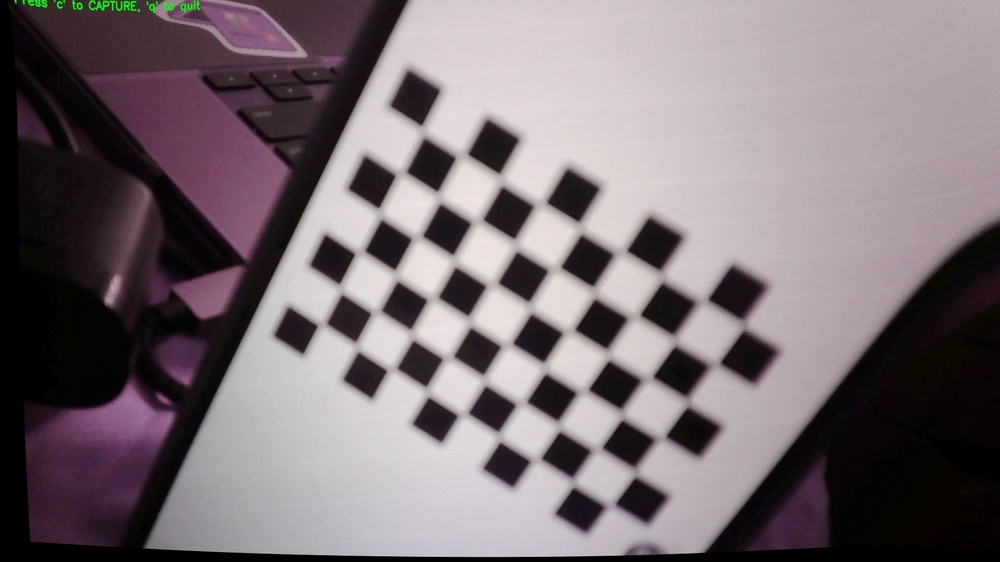
#> input picture data/calib/undist_example.jpg, 1000 x 562 px, shrunk from 1920 x 1080 before the run, given in place of the camera
$ python generate_depth_graph.py
#> lines starting #> are read from the running program, lines starting #| are printed output that depends on the picture
#!/usr/bin/env python3
"""
Generate depth graph from stereo cameras using feature matching.
Works with current camera setup without requiring pre-calibration.
"""

import cv2
import numpy as np
import matplotlib
matplotlib.use('Agg')
import matplotlib.pyplot as plt
from mpl_toolkits.mplot3d import Axes3D
from pathlib import Path

def capture_stereo_images(cam_left=0, cam_right=1):
    """Capture images from two cameras."""
    print(f"Capturing from cameras {cam_left} and {cam_right}...")

    cap_left = cv2.VideoCapture(cam_left)
    cap_right = cv2.VideoCapture(cam_right)

    if not cap_left.isOpened() or not cap_right.isOpened():
        print("Error: Could not open cameras")
        return None, None

    # Warm up cameras
    for _ in range(5):
        cap_left.read()
        cap_right.read()

    ret_left, img_left = cap_left.read()
    ret_right, img_right = cap_right.read()

    cap_left.release()
    cap_right.release()

    if not ret_left or not ret_right:
        return None, None

    print(f"✓ Captured images: {img_left.shape}")
    return img_left, img_right


def detect_and_match_features(img1, img2, max_features=10000):
    """Detect and match features between two images."""
    print("Detecting features with SIFT...")

    # Convert to grayscale
    gray1 = cv2.cvtColor(img1, cv2.COLOR_BGR2GRAY)
    gray2 = cv2.cvtColor(img2, cv2.COLOR_BGR2GRAY)

    # CLAHE for better feature detection
    clahe = cv2.createCLAHE(clipLimit=2.0, tileGridSize=(8, 8))
    gray1 = clahe.apply(gray1)
    gray2 = clahe.apply(gray2)

    # Detect features
    sift = cv2.SIFT_create(nfeatures=max_features)
    kp1, des1 = sift.detectAndCompute(gray1, None)
    kp2, des2 = sift.detectAndCompute(gray2, None)

    print(f"Found {len(kp1)} keypoints in image 1")
    print(f"Found {len(kp2)} keypoints in image 2")

    # Match features
    bf = cv2.BFMatcher(cv2.NORM_L2, crossCheck=False)
    matches = bf.knnMatch(des1, des2, k=2)

    # Lowe's ratio test
    good_matches = []
    for match_pair in matches:
        if len(match_pair) == 2:
            m, n = match_pair
            if m.distance < 0.7 * n.distance:
                good_matches.append(m)

    print(f"Found {len(good_matches)} good matches")

    return kp1, kp2, good_matches


def estimate_depth_from_features(img1, img2, kp1, kp2, matches, baseline_estimate=100):
    """
    Estimate depth using triangulation from Camera 0's viewpoint.

    The 3D point cloud is generated in Camera 0's coordinate system:
    - Origin: Camera 0's optical center
    - Z-axis: Points away from camera (into the scene)
    - Larger Z = farther from camera

    Args:
        baseline_estimate: Approximate distance between cameras in mm
                          (Measure this physically for accurate depth!)
    """
    if len(matches) < 8:
        print("Not enough matches for depth estimation")
        return None, None

    # Extract matched points
    pts1 = np.float32([kp1[m.queryIdx].pt for m in matches])
    pts2 = np.float32([kp2[m.trainIdx].pt for m in matches])

    # Estimate fundamental matrix
    F, mask = cv2.findFundamentalMat(pts1, pts2, cv2.FM_RANSAC, 3.0, 0.99)

    if F is None:
        print("Could not estimate fundamental matrix")
        return None, None

    # Filter matches using mask
    pts1 = pts1[mask.ravel() == 1]
    pts2 = pts2[mask.ravel() == 1]
    matches_filtered = [m for i, m in enumerate(matches) if mask[i]]

    print(f"After RANSAC: {len(pts1)} inlier matches")

    # Compute disparity (horizontal difference between matched points)
    disparity = np.abs(pts1[:, 0] - pts2[:, 0])

    # Estimate camera intrinsics (approximate)
    h, w = img1.shape[:2]
    focal_length = w * 0.7  # Approximate focal length

    # Simple depth estimation: depth = (baseline * focal_length) / disparity
    # Filter out very small disparities
    valid_mask = disparity > 1.0
    pts1_valid = pts1[valid_mask]
    pts2_valid = pts2[valid_mask]
    disparity_valid = disparity[valid_mask]

    depth = (baseline_estimate * focal_length) / (disparity_valid + 1e-6)

    # Create 3D points (image coordinates + depth)
    points_3d = np.zeros((len(pts1_valid), 3))
    points_3d[:, 0] = pts1_valid[:, 0] - w/2  # X (centered)
    points_3d[:, 1] = pts1_valid[:, 1] - h/2  # Y (centered)
    points_3d[:, 2] = depth  # Z (depth)

    print(f"Generated {len(points_3d)} 3D points")
    print(f"Depth range: {depth.min():.1f} to {depth.max():.1f} mm")

    return points_3d, pts1_valid


# [124 lines left out: function create_depth_visualization, not called in this run]


def main():
    print("=" * 70)
    print("STEREO DEPTH GRAPH GENERATOR")
    print("=" * 70)

    # 1. Capture stereo images
    print("\n[1/4] Capturing stereo images...")
    img_left, img_right = capture_stereo_images(cam_left=0, cam_right=1)
#> the loop in capture_stereo_images, `for _ in range(5):` made 5 passes
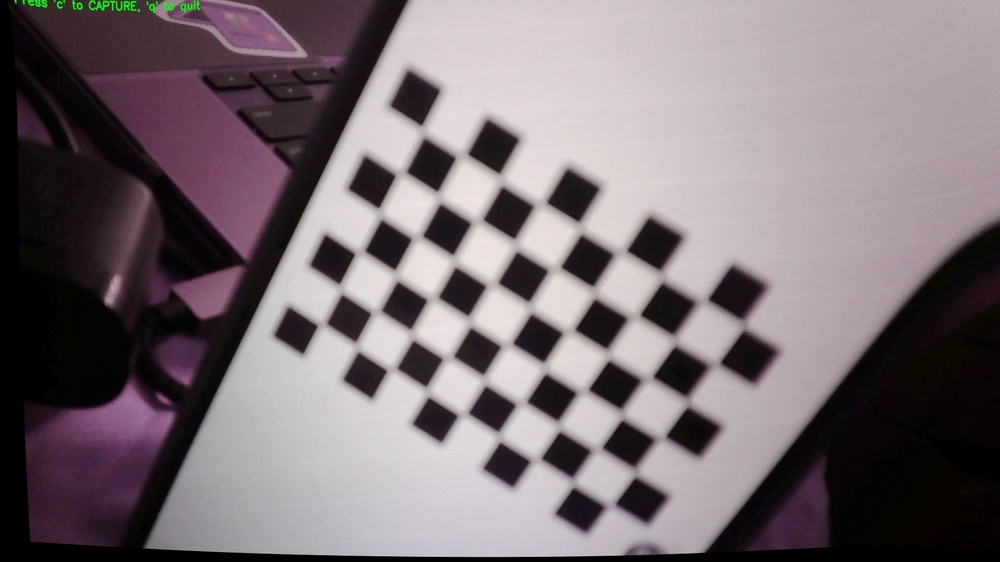
#> input picture data/calib/undist_example.jpg, 1000 x 562 px, shrunk from 1920 x 1080 before the run, given in place of the camera
#> in capture_stereo_images, img_left is the input picture: shape (562, 1000, 3); mean B, G, R 116, 111, 121.9
#| ✓ Captured images: (562, 1000, 3)

    if img_left is None or img_right is None:
        print("❌ Failed to capture images")
        return

    # Save captured images
    cv2.imwrite('captured_left.jpg', img_left)
    cv2.imwrite('captured_right.jpg', img_right)
    print("Saved captured_left.jpg and captured_right.jpg")

    # 2. Detect and match features
    print("\n[2/4] Detecting and matching features...")
    kp1, kp2, matches = detect_and_match_features(img_left, img_right)
#> in detect_and_match_features, `gray1 = cv2.cvtColor(img1, cv2.COLOR_BGR2GRAY)`:
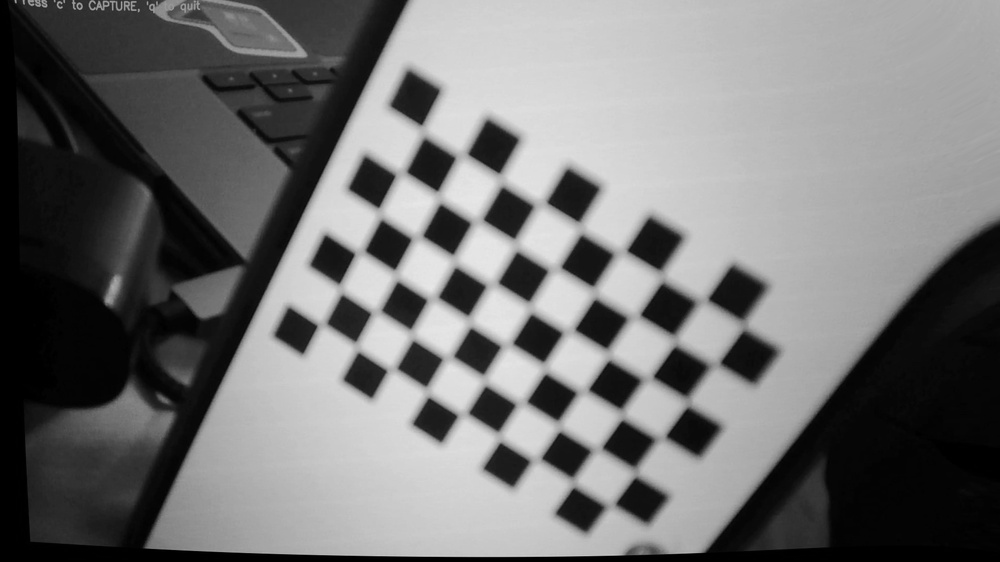
#> gray1: shape (562, 1000); min 0, max 232, mean 114.8
#> in detect_and_match_features, `gray1 = clahe.apply(gray1)`:
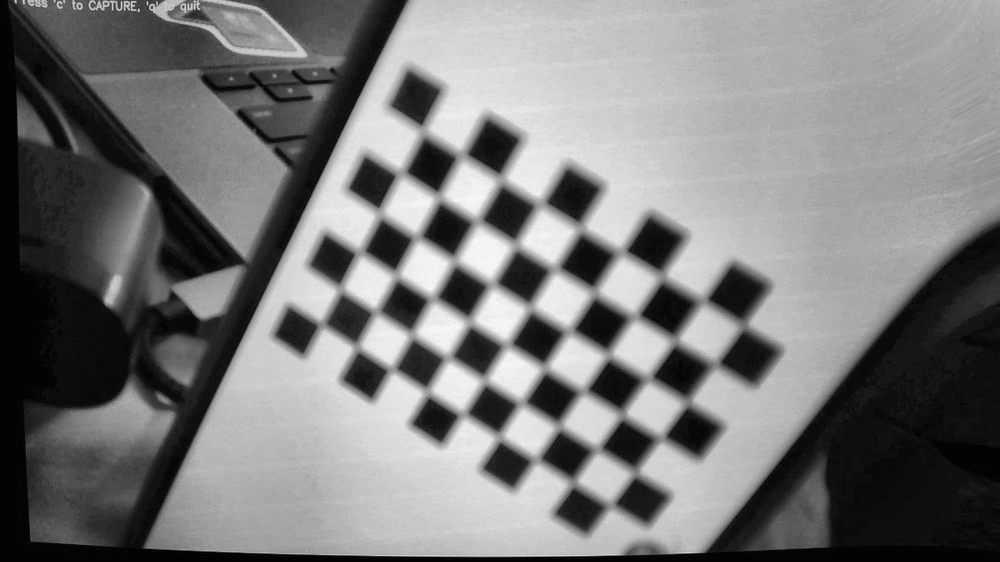
#> gray1: shape (562, 1000); min 1, max 247, mean 121.3
#> in detect_and_match_features, `kp1, des1 = sift.detectAndCompute(gray1, None)`: kp1 = 410 keypoints; strongest (x, y, size): (494, 145, 29.3), (435, 421, 24.7), (447, 230, 26), (574, 194, 29.5)
#> in detect_and_match_features, `kp2, des2 = sift.detectAndCompute(gray2, None)`: kp2 has the same summary as kp1
#| Found 410 keypoints in image 1
#| Found 410 keypoints in image 2
#> in detect_and_match_features, `matches = bf.knnMatch(des1, des2, k=2)`: matches = 410 matches
#| Found 410 good matches
#> kp2 has the same summary as kp1 in detect_and_match_features; matches = 410 matches

    if len(matches) < 8:
        print("❌ Not enough feature matches found")
        print("\n💡 Try these improvements:")
        print("  1. Improve lighting - add more light to the scene")
        print("  2. Increase texture - add objects with patterns/details")
        print("  3. Reduce motion blur - ensure cameras are stable")
        print("  4. Position cameras closer together with more overlap")
        return

    # Warning for low match count
    if len(matches) < 20:
        print(f"\n⚠️  WARNING: Only {len(matches)} feature matches found")
        print("   This will result in a SPARSE depth map with few 3D points.")
        print("\n💡 TO IMPROVE DEPTH MAP QUALITY:")
        print("   1. 💡 Adjust lighting - ensure scene is well-lit and evenly illuminated")
        print("   2. 💡 Avoid overexposure or dark shadows")
        print("   3. Add more textured objects to the scene")
        print("   4. Ensure good overlap between camera views")
        print("   5. Check that both cameras are in focus")
        print("\n   Continuing with current matches...\n")

    # 3. Estimate depth
    print("\n[3/4] Estimating depth from stereo matching...")
    print("Note: Using approximate baseline of 100mm (adjust if needed)")
    points_3d, pts_2d = estimate_depth_from_features(
        img_left, img_right, kp1, kp2, matches, baseline_estimate=100
    )
#> in estimate_depth_from_features, `pts1 = np.float32([kp1[m.queryIdx].pt for m in matches])`: pts1 = 410 pairs, first value 10.06 to 926.8, second value 2.33 to 552.9
#> in estimate_depth_from_features, `pts2 = np.float32([kp2[m.trainIdx].pt for m in matches])`: pts2 has the same summary as pts1

    if points_3d is None or len(points_3d) == 0:
        print("❌ Failed to estimate depth")
        return

    # 4. Create visualization
    print("\n[4/4] Creating depth visualization...")
    create_depth_visualization(img_left, img_right, points_3d, pts_2d)

    print("\n" + "=" * 70)
    print("✅ DEPTH GRAPH GENERATION COMPLETE!")
    print("=" * 70)
    print("\nOutput files:")
    print("  - depth_graph.png (main visualization)")
    print("  - captured_left.jpg (left camera view)")
    print("  - captured_right.jpg (right camera view)")

    # Print summary
    depths = points_3d[:, 2]
    print(f"\n📊 Depth Summary (from Camera 0's viewpoint):")
    print(f"  3D Points: {len(points_3d):,}")
    print(f"  Depth Range: {depths.min():.1f} - {depths.max():.1f} mm ({depths.min()/10:.1f} - {depths.max()/10:.1f} cm)")
    print(f"  Median Depth: {np.median(depths):.1f} mm ({np.median(depths)/10:.1f} cm)")

    print(f"\n📏 HOW TO VERIFY DEPTH ACCURACY:")
    print(f"  1. Measure the physical distance between your two cameras (center to center)")
    print(f"  2. Edit this script and set baseline_estimate to that value in mm")
    print(f"  3. Place a known object at a known distance from Camera 0")
    print(f"  4. Compare the measured depth to the actual distance")
    print(f"  5. Adjust baseline_estimate until depths match reality")
    print(f"\n  Current baseline: 100mm (ESTIMATED - measure yours!)")
    print(f"\n  Example: If cameras are 150mm apart, change line 310 to:")
    print(f"           baseline_estimate=150")


if __name__ == "__main__":
    try:
        main()
    except Exception as e:
        print(f"\n❌ Error: {e}")
        import traceback
        traceback.print_exc()
